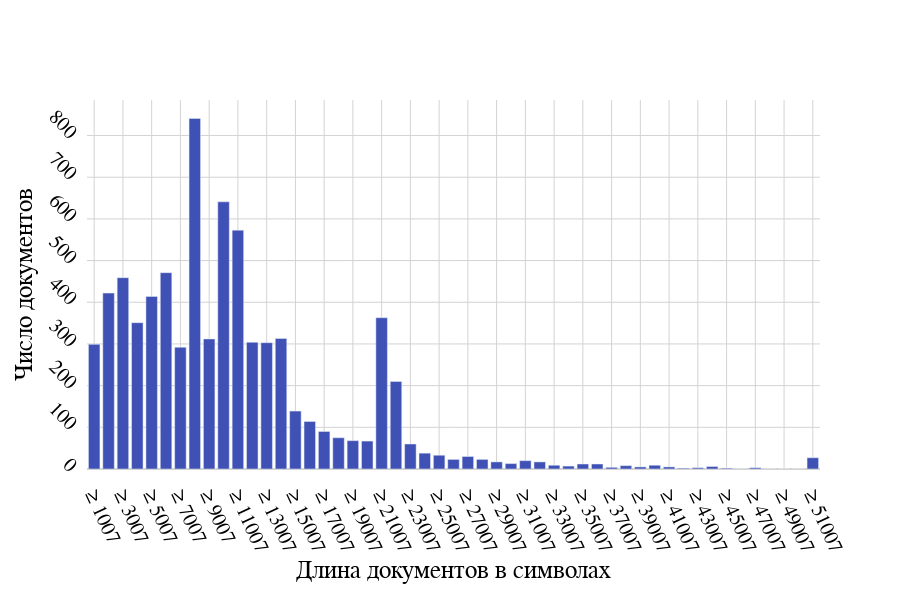

Here is the notebook cell this chart was saved with:
### Code cell
from src.utils import make_hist3
from config import COLORS_D


bars, min_, step = make_hist3(documents_lengths, *H1)

print(f'{len(bars)=}, {min_=}, {step=}')

fig = go.Figure()

fig.add_bar(
    x=[f'≥ {round(min_ + i * step)}' for i in range(len(bars))], y=bars, 
    showlegend=False)

fig.update_layout(
    font=dict(family='Times New Roman', size=20, color='black'),
    plot_bgcolor='rgba(0, 0, 0, 0)',
    colorway=[COLORS_D[4]],
    margin=dict(pad=10),
    height=600,
    width=900)

fig.update_xaxes(
    title=dict(
        font=dict(family='Times New Roman', size=25, color='black'),
        text='Длина документов в символах'),
    zerolinecolor='lightgrey',
    gridcolor='lightgrey',
    tickformat='000', 
    showgrid=True, 
    tickangle=65,
    ticklen=10)

fig.update_yaxes( 
    title=dict(
        font=dict(family='Times New Roman', size=25, color='black'),
        text='Число документов'),
    zerolinecolor='lightgrey',
    gridcolor='lightgrey',
    tickformat = '000',
    showgrid=True,  
    tickangle=45, 
    ticklen=10)

fig

### Figure 1 — Plotly figure (JSON) as saved in the notebook; plotly's stock layout.template omitted (floating-point values rounded to 4 significant figures)
{"data": [{"showlegend": false, "type": "bar", "x": ["≥ 1007", "≥ 2007", "≥ 3007", "≥ 4007", "≥ 5007", "≥ 6007", "≥ 7007", "≥ 8007", "≥ 9007", "≥ 10007", "≥ 11007", "≥ 12007", "≥ 13007", "≥ 14007", "≥ 15007", "≥ 16007", "≥ 17007", "≥ 18007", "≥ 19007", "≥ 20007", "≥ 21007", "≥ 22007", "≥ 23007", "≥ 24007", "≥ 25007", "≥ 26007", "≥ 27007", "≥ 28007", "≥ 29007", "≥ 30007", "≥ 31007", "≥ 32007", "≥ 33007", "≥ 34007", "≥ 35007", "≥ 36007", "≥ 37007", "≥ 38007", "≥ 39007", "≥ 40007", "≥ 41007", "≥ 42007", "≥ 43007", "≥ 44007", "≥ 45007", "≥ 46007", "≥ 47007", "≥ 48007", "≥ 49007", "≥ 50007", "≥ 51007"], "y": [299, 422, 459, 351, 414, 471, 292, 841, 312, 641, 573, 304, 303, 313, 139, 114, 90, 75, 68, 67, 363, 210, 60, 38, 33, 23, 30, 23, 17, 13, 20, 17, 9, 7, 12, 12, 4, 8, 5, 9, 5, 2, 3, 6, 2, 0, 3, 0, 0, 0, 27]}], "layout": {"colorway": ["rgba(63, 81, 181, 1.0)"], "font": {"color": "black", "family": "Times New Roman", "size": 20}, "height": 600, "margin": {"pad": 10}, "plot_bgcolor": "rgba(0, 0, 0, 0)", "width": 900, "xaxis": {"gridcolor": "lightgrey", "showgrid": true, "tickangle": 65, "tickformat": "000", "ticklen": 10, "title": {"font": {"color": "black", "family": "Times New Roman", "size": 25}, "text": "Длина документов в символах"}, "zerolinecolor": "lightgrey"}, "yaxis": {"gridcolor": "lightgrey", "showgrid": true, "tickangle": 45, "tickformat": "000", "ticklen": 10, "title": {"font": {"color": "black", "family": "Times New Roman", "size": 25}, "text": "Число документов"}, "zerolinecolor": "lightgrey"}}}
